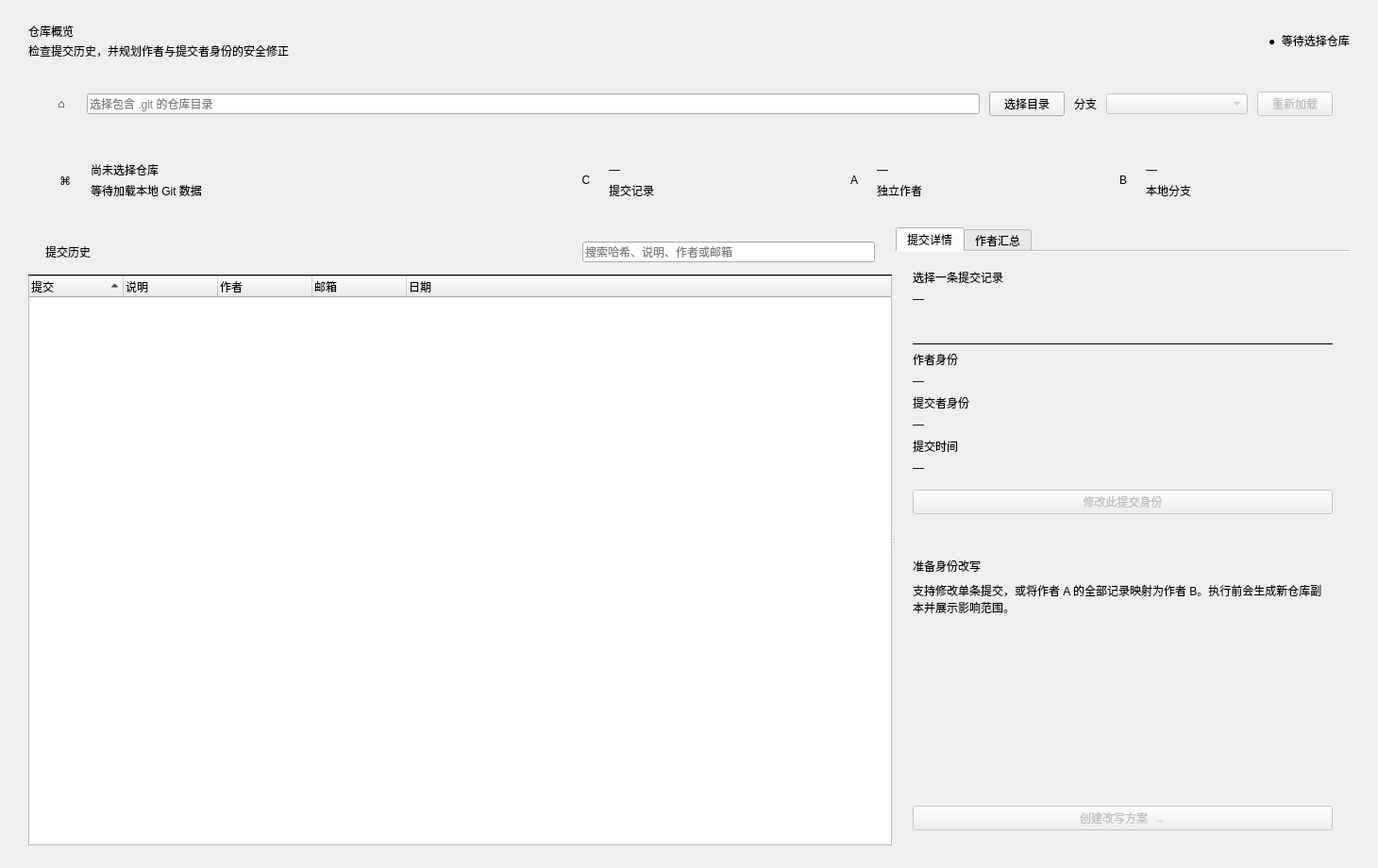
<?xml version="1.0" encoding="UTF-8"?>
<ui version="4.0">
 <class>MainWindow</class>
 <widget class="QMainWindow" name="MainWindow">
  <property name="geometry">
   <rect><x>0</x><y>0</y><width>1460</width><height>920</height></rect>
  </property>
  <property name="minimumSize">
   <size><width>1050</width><height>720</height></size>
  </property>
  <property name="windowTitle">
   <string>Git Identity Studio · 提交身份管理</string>
  </property>
  <widget class="QWidget" name="centralWidget">
   <layout class="QHBoxLayout" name="rootLayout">
    <property name="spacing"><number>0</number></property>
    <property name="leftMargin"><number>0</number></property>
    <property name="topMargin"><number>0</number></property>
    <property name="rightMargin"><number>0</number></property>
    <property name="bottomMargin"><number>0</number></property>
    <item>
     <widget class="QWidget" name="content">
      <layout class="QVBoxLayout" name="contentLayout">
       <property name="spacing"><number>16</number></property>
       <property name="leftMargin"><number>30</number></property><property name="topMargin"><number>24</number></property><property name="rightMargin"><number>30</number></property><property name="bottomMargin"><number>24</number></property>
       <item>
        <layout class="QHBoxLayout" name="headingRow">
         <item>
          <layout class="QVBoxLayout" name="headingTextLayout">
           <property name="spacing"><number>3</number></property>
           <item><widget class="QLabel" name="pageTitle"><property name="text"><string>仓库概览</string></property></widget></item>
           <item><widget class="QLabel" name="pageSubtitle"><property name="muted" stdset="0"><bool>true</bool></property><property name="text"><string>检查提交历史，并规划作者与提交者身份的安全修正</string></property></widget></item>
          </layout>
         </item>
         <item><spacer name="headingStretch"><property name="orientation"><enum>Qt::Orientation::Horizontal</enum></property><property name="sizeHint" stdset="0"><size><width>40</width><height>20</height></size></property></spacer></item>
         <item><widget class="QLabel" name="repositoryBadge"><property name="valid" stdset="0"><bool>false</bool></property><property name="maximumSize"><size><width>16777215</width><height>38</height></size></property><property name="text"><string>●  等待选择仓库</string></property><property name="alignment"><set>Qt::AlignmentFlag::AlignCenter</set></property></widget></item>
        </layout>
       </item>
       <item>
        <widget class="QFrame" name="pickerCard">
         <property name="card" stdset="0"><bool>true</bool></property>
         <property name="maximumSize"><size><width>16777215</width><height>66</height></size></property>
         <layout class="QHBoxLayout" name="pickerLayout">
          <property name="spacing"><number>10</number></property><property name="leftMargin"><number>18</number></property><property name="topMargin"><number>14</number></property><property name="rightMargin"><number>18</number></property><property name="bottomMargin"><number>14</number></property>
          <item><widget class="QLabel" name="folderMark"><property name="minimumSize"><size><width>34</width><height>34</height></size></property><property name="maximumSize"><size><width>34</width><height>34</height></size></property><property name="text"><string>⌂</string></property><property name="alignment"><set>Qt::AlignmentFlag::AlignCenter</set></property></widget></item>
          <item><widget class="QLineEdit" name="pathEdit"><property name="placeholderText"><string>选择包含 .git 的仓库目录</string></property></widget></item>
          <item><widget class="QPushButton" name="browseButton"><property name="role" stdset="0"><string>secondary</string></property><property name="text"><string>选择目录</string></property></widget></item>
          <item><widget class="QLabel" name="branchCaption"><property name="muted" stdset="0"><bool>true</bool></property><property name="text"><string>分支</string></property></widget></item>
          <item><widget class="QComboBox" name="branchCombo"><property name="enabled"><bool>false</bool></property><property name="minimumSize"><size><width>150</width><height>0</height></size></property></widget></item>
          <item><widget class="QPushButton" name="reloadButton"><property name="enabled"><bool>false</bool></property><property name="role" stdset="0"><string>primary</string></property><property name="text"><string>重新加载</string></property></widget></item>
         </layout>
        </widget>
       </item>
       <item>
        <layout class="QHBoxLayout" name="summaryRow">
         <property name="spacing"><number>12</number></property>
         <item>
          <widget class="QFrame" name="repoCard">
           <property name="card" stdset="0"><bool>true</bool></property>
           <property name="sizePolicy"><sizepolicy hsizetype="Expanding" vsizetype="Preferred"><horstretch>2</horstretch><verstretch>0</verstretch></sizepolicy></property>
           <property name="maximumSize"><size><width>16777215</width><height>76</height></size></property>
           <layout class="QHBoxLayout" name="repoLayout">
            <property name="leftMargin"><number>18</number></property><property name="topMargin"><number>13</number></property><property name="rightMargin"><number>18</number></property><property name="bottomMargin"><number>13</number></property>
            <item><widget class="QLabel" name="repoIcon"><property name="minimumSize"><size><width>42</width><height>42</height></size></property><property name="maximumSize"><size><width>42</width><height>42</height></size></property><property name="text"><string>⌘</string></property><property name="alignment"><set>Qt::AlignmentFlag::AlignCenter</set></property></widget></item>
            <item><layout class="QVBoxLayout" name="repoTextLayout"><property name="spacing"><number>2</number></property><item><widget class="QLabel" name="repoNameLabel"><property name="text"><string>尚未选择仓库</string></property></widget></item><item><widget class="QLabel" name="repoMetaLabel"><property name="muted" stdset="0"><bool>true</bool></property><property name="text"><string>等待加载本地 Git 数据</string></property></widget></item></layout></item>
           </layout>
          </widget>
         </item>
         <item>
          <widget class="QFrame" name="commitStatCard"><property name="card" stdset="0"><bool>true</bool></property><property name="sizePolicy"><sizepolicy hsizetype="Expanding" vsizetype="Preferred"><horstretch>1</horstretch><verstretch>0</verstretch></sizepolicy></property><property name="maximumSize"><size><width>16777215</width><height>76</height></size></property><layout class="QHBoxLayout" name="commitStatLayout"><property name="leftMargin"><number>15</number></property><property name="topMargin"><number>12</number></property><property name="rightMargin"><number>15</number></property><property name="bottomMargin"><number>12</number></property><item><widget class="QLabel" name="commitBadge"><property name="statBadge" stdset="0"><bool>true</bool></property><property name="accent" stdset="0"><string>purple</string></property><property name="minimumSize"><size><width>36</width><height>36</height></size></property><property name="maximumSize"><size><width>36</width><height>36</height></size></property><property name="text"><string>C</string></property><property name="alignment"><set>Qt::AlignmentFlag::AlignCenter</set></property></widget></item><item><layout class="QVBoxLayout" name="commitStatText"><property name="spacing"><number>0</number></property><item><widget class="QLabel" name="commitCountLabel"><property name="text"><string>—</string></property></widget></item><item><widget class="QLabel" name="commitStatCaption"><property name="statCaption" stdset="0"><bool>true</bool></property><property name="text"><string>提交记录</string></property></widget></item></layout></item></layout></widget>
         </item>
         <item>
          <widget class="QFrame" name="authorStatCard"><property name="card" stdset="0"><bool>true</bool></property><property name="sizePolicy"><sizepolicy hsizetype="Expanding" vsizetype="Preferred"><horstretch>1</horstretch><verstretch>0</verstretch></sizepolicy></property><property name="maximumSize"><size><width>16777215</width><height>76</height></size></property><layout class="QHBoxLayout" name="authorStatLayout"><property name="leftMargin"><number>15</number></property><property name="topMargin"><number>12</number></property><property name="rightMargin"><number>15</number></property><property name="bottomMargin"><number>12</number></property><item><widget class="QLabel" name="authorBadge"><property name="statBadge" stdset="0"><bool>true</bool></property><property name="accent" stdset="0"><string>green</string></property><property name="minimumSize"><size><width>36</width><height>36</height></size></property><property name="maximumSize"><size><width>36</width><height>36</height></size></property><property name="text"><string>A</string></property><property name="alignment"><set>Qt::AlignmentFlag::AlignCenter</set></property></widget></item><item><layout class="QVBoxLayout" name="authorStatText"><property name="spacing"><number>0</number></property><item><widget class="QLabel" name="authorCountLabel"><property name="text"><string>—</string></property></widget></item><item><widget class="QLabel" name="authorStatCaption"><property name="statCaption" stdset="0"><bool>true</bool></property><property name="text"><string>独立作者</string></property></widget></item></layout></item></layout></widget>
         </item>
         <item>
          <widget class="QFrame" name="branchStatCard"><property name="card" stdset="0"><bool>true</bool></property><property name="sizePolicy"><sizepolicy hsizetype="Expanding" vsizetype="Preferred"><horstretch>1</horstretch><verstretch>0</verstretch></sizepolicy></property><property name="maximumSize"><size><width>16777215</width><height>76</height></size></property><layout class="QHBoxLayout" name="branchStatLayout"><property name="leftMargin"><number>15</number></property><property name="topMargin"><number>12</number></property><property name="rightMargin"><number>15</number></property><property name="bottomMargin"><number>12</number></property><item><widget class="QLabel" name="branchBadge"><property name="statBadge" stdset="0"><bool>true</bool></property><property name="accent" stdset="0"><string>orange</string></property><property name="minimumSize"><size><width>36</width><height>36</height></size></property><property name="maximumSize"><size><width>36</width><height>36</height></size></property><property name="text"><string>B</string></property><property name="alignment"><set>Qt::AlignmentFlag::AlignCenter</set></property></widget></item><item><layout class="QVBoxLayout" name="branchStatText"><property name="spacing"><number>0</number></property><item><widget class="QLabel" name="branchCountLabel"><property name="text"><string>—</string></property></widget></item><item><widget class="QLabel" name="branchStatCaption"><property name="statCaption" stdset="0"><bool>true</bool></property><property name="text"><string>本地分支</string></property></widget></item></layout></item></layout></widget>
         </item>
        </layout>
       </item>
       <item>
        <widget class="QSplitter" name="bodySplitter">
         <property name="sizePolicy"><sizepolicy hsizetype="Expanding" vsizetype="Expanding"><horstretch>0</horstretch><verstretch>1</verstretch></sizepolicy></property>
         <property name="orientation"><enum>Qt::Orientation::Horizontal</enum></property>
         <property name="childrenCollapsible"><bool>false</bool></property>
         <widget class="QFrame" name="historyCard">
          <property name="card" stdset="0"><bool>true</bool></property>
          <property name="sizePolicy"><sizepolicy hsizetype="Expanding" vsizetype="Expanding"><horstretch>7</horstretch><verstretch>0</verstretch></sizepolicy></property>
          <layout class="QVBoxLayout" name="historyLayout">
           <property name="spacing"><number>0</number></property><property name="leftMargin"><number>0</number></property><property name="topMargin"><number>0</number></property><property name="rightMargin"><number>0</number></property><property name="bottomMargin"><number>0</number></property>
           <item>
            <widget class="QWidget" name="historyToolbar">
             <layout class="QHBoxLayout" name="historyToolbarLayout">
              <property name="leftMargin"><number>18</number></property><property name="topMargin"><number>15</number></property><property name="rightMargin"><number>18</number></property><property name="bottomMargin"><number>13</number></property>
              <item><widget class="QLabel" name="historyTitle"><property name="sectionTitle" stdset="0"><bool>true</bool></property><property name="text"><string>提交历史</string></property></widget></item>
              <item><spacer name="historyToolbarStretch"><property name="orientation"><enum>Qt::Orientation::Horizontal</enum></property><property name="sizeHint" stdset="0"><size><width>40</width><height>20</height></size></property></spacer></item>
              <item><widget class="QLineEdit" name="searchEdit"><property name="maximumSize"><size><width>310</width><height>16777215</height></size></property><property name="placeholderText"><string>搜索哈希、说明、作者或邮箱</string></property><property name="clearButtonEnabled"><bool>true</bool></property></widget></item>
             </layout>
            </widget>
           </item>
           <item><widget class="QFrame" name="historyDivider"><property name="divider" stdset="0"><bool>true</bool></property><property name="minimumSize"><size><width>0</width><height>1</height></size></property><property name="maximumSize"><size><width>16777215</width><height>1</height></size></property><property name="frameShape"><enum>QFrame::Shape::HLine</enum></property></widget></item>
           <item>
            <widget class="QTreeWidget" name="commitTree">
             <property name="alternatingRowColors"><bool>true</bool></property><property name="rootIsDecorated"><bool>false</bool></property><property name="uniformRowHeights"><bool>true</bool></property><property name="selectionMode"><enum>QAbstractItemView::SelectionMode::SingleSelection</enum></property><property name="selectionBehavior"><enum>QAbstractItemView::SelectionBehavior::SelectRows</enum></property><property name="sortingEnabled"><bool>true</bool></property>
             <column><property name="text"><string>提交</string></property></column>
             <column><property name="text"><string>说明</string></property></column>
             <column><property name="text"><string>作者</string></property></column>
             <column><property name="text"><string>邮箱</string></property></column>
             <column><property name="text"><string>日期</string></property></column>
            </widget>
           </item>
          </layout>
         </widget>
         <widget class="QWidget" name="rightPanel">
          <property name="sizePolicy"><sizepolicy hsizetype="Expanding" vsizetype="Expanding"><horstretch>3</horstretch><verstretch>0</verstretch></sizepolicy></property>
          <layout class="QVBoxLayout" name="rightLayout">
           <property name="spacing"><number>12</number></property><property name="leftMargin"><number>0</number></property><property name="topMargin"><number>0</number></property><property name="rightMargin"><number>0</number></property><property name="bottomMargin"><number>0</number></property>
           <item>
            <widget class="QFrame" name="tabsCard">
             <property name="card" stdset="0"><bool>true</bool></property>
             <layout class="QVBoxLayout" name="tabsCardLayout"><property name="leftMargin"><number>0</number></property><property name="topMargin"><number>0</number></property><property name="rightMargin"><number>0</number></property><property name="bottomMargin"><number>0</number></property>
              <item>
               <widget class="QTabWidget" name="detailsTabs">
                <property name="documentMode"><bool>true</bool></property>
                <widget class="QWidget" name="detailPage">
                 <attribute name="title"><string>提交详情</string></attribute>
                 <layout class="QVBoxLayout" name="detailPageLayout">
                  <property name="spacing"><number>0</number></property><property name="leftMargin"><number>0</number></property><property name="topMargin"><number>0</number></property><property name="rightMargin"><number>0</number></property><property name="bottomMargin"><number>0</number></property>
                  <item>
                   <widget class="QScrollArea" name="detailScrollArea">
                    <property name="frameShape"><enum>QFrame::Shape::NoFrame</enum></property>
                    <property name="horizontalScrollBarPolicy"><enum>Qt::ScrollBarPolicy::ScrollBarAlwaysOff</enum></property>
                    <property name="verticalScrollBarPolicy"><enum>Qt::ScrollBarPolicy::ScrollBarAsNeeded</enum></property>
                    <property name="widgetResizable"><bool>true</bool></property>
                    <widget class="QWidget" name="detailScrollContents">
                     <property name="geometry"><rect><x>0</x><y>0</y><width>380</width><height>100</height></rect></property>
                     <layout class="QVBoxLayout" name="detailLayout">
                      <property name="spacing"><number>7</number></property><property name="leftMargin"><number>18</number></property><property name="topMargin"><number>18</number></property><property name="rightMargin"><number>18</number></property><property name="bottomMargin"><number>8</number></property>
                      <item><widget class="QLabel" name="detailSubject"><property name="text"><string>选择一条提交记录</string></property><property name="wordWrap"><bool>true</bool></property><property name="textInteractionFlags"><set>Qt::TextInteractionFlag::TextSelectableByMouse</set></property></widget></item>
                      <item><widget class="QLabel" name="detailHash"><property name="muted" stdset="0"><bool>true</bool></property><property name="text"><string>—</string></property><property name="wordWrap"><bool>true</bool></property><property name="textInteractionFlags"><set>Qt::TextInteractionFlag::TextSelectableByMouse</set></property></widget></item>
                      <item><spacer name="detailTopSpace"><property name="orientation"><enum>Qt::Orientation::Vertical</enum></property><property name="sizeHint" stdset="0"><size><width>20</width><height>5</height></size></property></spacer></item>
                      <item><widget class="QFrame" name="detailDivider"><property name="divider" stdset="0"><bool>true</bool></property><property name="minimumSize"><size><width>0</width><height>1</height></size></property><property name="maximumSize"><size><width>16777215</width><height>1</height></size></property><property name="frameShape"><enum>QFrame::Shape::HLine</enum></property></widget></item>
                      <item><widget class="QLabel" name="authorIdentityCaption"><property name="muted" stdset="0"><bool>true</bool></property><property name="text"><string>作者身份</string></property></widget></item>
                      <item><widget class="QLabel" name="detailAuthor"><property name="detailValue" stdset="0"><bool>true</bool></property><property name="text"><string>—</string></property><property name="wordWrap"><bool>true</bool></property><property name="textInteractionFlags"><set>Qt::TextInteractionFlag::TextSelectableByMouse</set></property></widget></item>
                      <item><widget class="QLabel" name="committerIdentityCaption"><property name="muted" stdset="0"><bool>true</bool></property><property name="text"><string>提交者身份</string></property></widget></item>
                      <item><widget class="QLabel" name="detailCommitter"><property name="detailValue" stdset="0"><bool>true</bool></property><property name="text"><string>—</string></property><property name="wordWrap"><bool>true</bool></property><property name="textInteractionFlags"><set>Qt::TextInteractionFlag::TextSelectableByMouse</set></property></widget></item>
                      <item><widget class="QLabel" name="dateCaption"><property name="muted" stdset="0"><bool>true</bool></property><property name="text"><string>提交时间</string></property></widget></item>
                      <item><widget class="QLabel" name="detailDate"><property name="detailValue" stdset="0"><bool>true</bool></property><property name="text"><string>—</string></property><property name="textInteractionFlags"><set>Qt::TextInteractionFlag::TextSelectableByMouse</set></property></widget></item>
                     </layout>
                    </widget>
                   </widget>
                  </item>
                  <item>
                   <layout class="QHBoxLayout" name="detailActionLayout">
                    <property name="leftMargin"><number>18</number></property><property name="topMargin"><number>8</number></property><property name="rightMargin"><number>18</number></property><property name="bottomMargin"><number>18</number></property>
                    <item><widget class="QPushButton" name="editCommitButton"><property name="enabled"><bool>false</bool></property><property name="role" stdset="0"><string>secondary</string></property><property name="text"><string>修改此提交身份</string></property></widget></item>
                   </layout>
                  </item>
                 </layout>
                </widget>
                <widget class="QWidget" name="authorPage">
                 <attribute name="title"><string>作者汇总</string></attribute>
                 <layout class="QVBoxLayout" name="authorLayout">
                  <property name="spacing"><number>10</number></property><property name="leftMargin"><number>12</number></property><property name="topMargin"><number>12</number></property><property name="rightMargin"><number>12</number></property><property name="bottomMargin"><number>12</number></property>
                  <item><widget class="QLabel" name="authorHint"><property name="muted" stdset="0"><bool>true</bool></property><property name="text"><string>选择作者后，可在下一步建立 A → B 的批量映射。</string></property><property name="wordWrap"><bool>true</bool></property></widget></item>
                  <item><widget class="QTreeWidget" name="authorTree"><property name="alternatingRowColors"><bool>true</bool></property><property name="rootIsDecorated"><bool>false</bool></property><column><property name="text"><string>作者 / 邮箱</string></property></column><column><property name="text"><string>提交数</string></property></column></widget></item>
                 </layout>
                </widget>
               </widget>
              </item>
             </layout>
            </widget>
           </item>
           <item>
            <widget class="QFrame" name="actionCard">
             <layout class="QVBoxLayout" name="actionLayout">
              <property name="spacing"><number>8</number></property><property name="leftMargin"><number>18</number></property><property name="topMargin"><number>16</number></property><property name="rightMargin"><number>18</number></property><property name="bottomMargin"><number>16</number></property>
              <item><widget class="QLabel" name="actionTitle"><property name="text"><string>准备身份改写</string></property></widget></item>
              <item><widget class="QLabel" name="actionText"><property name="text"><string>支持修改单条提交，或将作者 A 的全部记录映射为作者 B。执行前会生成新仓库副本并展示影响范围。</string></property><property name="wordWrap"><bool>true</bool></property></widget></item>
              <item><spacer name="actionSpace"><property name="orientation"><enum>Qt::Orientation::Vertical</enum></property><property name="sizeHint" stdset="0"><size><width>20</width><height>4</height></size></property></spacer></item>
              <item><widget class="QPushButton" name="batchRewriteButton"><property name="enabled"><bool>false</bool></property><property name="role" stdset="0"><string>accent</string></property><property name="text"><string>创建改写方案  →</string></property></widget></item>
             </layout>
            </widget>
           </item>
          </layout>
         </widget>
        </widget>
       </item>
      </layout>
     </widget>
    </item>
   </layout>
  </widget>
 </widget>
 <resources/>
 <connections/>
</ui>
